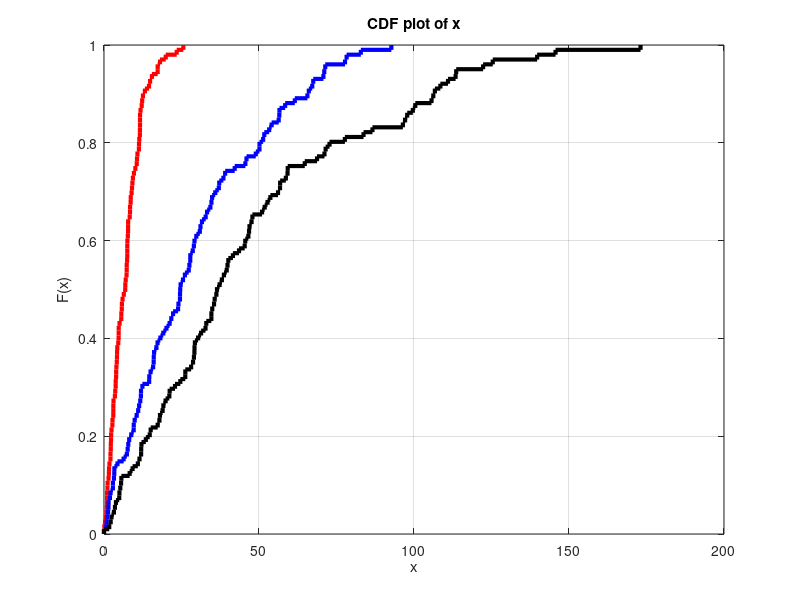

Write MATLAB code to recreate this figure. (Note: this script raises an error after producing the figure.)
%%%%%%%%%%%%%%%%%%%%%%%%%%%%%%%%%%%%%%%%%%%%%%%%%%%%%%%%%%%%%%%%%%%%%%%%%
% cdf for the linear and nonlinear algorithm - 3D
%%%%%%%%%%%%%%%%%%%%%%%%%%%%%%%%%%%%%%%%%%%%%%%%%%%%%%%%%%%%%%%%%%%%%%%%%

clear all; close all; clc;

load('NLS_100.mat')
de_100 = de;

load('NLS_300.mat')
de_300 = de;

load('NLS_500.mat')
de_500 = de;

a = cdfplot(de_100); 
set(a, 'LineStyle', '-', 'Color', 'r','LineWidth',3);
hold on; grid on;

b = cdfplot(de_300)
set(b, 'LineStyle', '-', 'Color', 'b','LineWidth',3);

c = cdfplot(de_500)
set(c, 'LineStyle', '-', 'Color', 'k','LineWidth',3);

title('Map size & Performance(m)', FontSize=20)
xlabel('Error Distance(m)', FontSize=20)
ylabel('CDF', FontSize=20)

legend("100x100(m)", "300x300(m)", "500x500(m)", FontSize=20);
